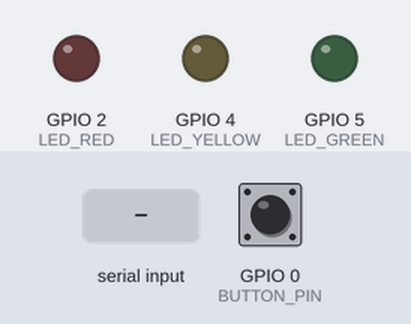
The sketch below on a simulated ESP32. On the bench: output pins drawn as LEDs (lit = HIGH). The inputs (shaded band) are chosen by the test bench; at power-on: GPIO 0 (BUTTON_PIN) HIGH. WiFi joins after 1.5 s; servers stay silent unless stated; random numbers use the default seed unless the sketch sets one; no MQTT or app messages arrive unless stated; what the sketch prints to the serial monitor is not drawn.

Above: at 2.7 s.
2.8 s: GPIO 0 (BUTTON_PIN) pulled LOW for 0.15 s
At 3.5 s:
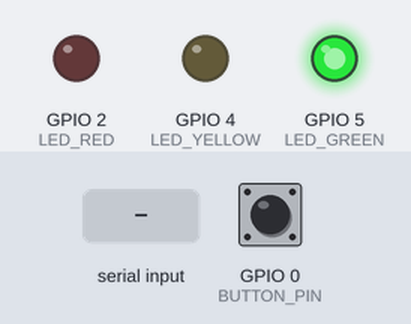
4.4 s: "red\n" received over Serial
At 4.8 s:
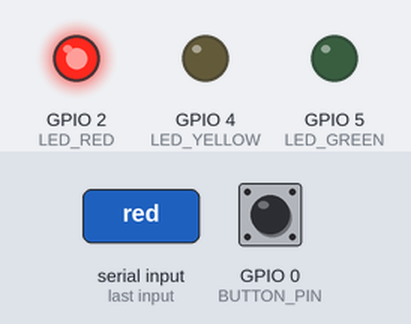
5.9 s: "yellow\n" received over Serial
At 6.7 s:
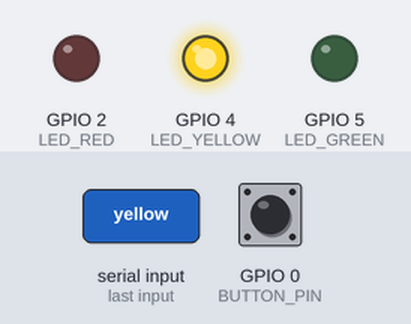
10.4 s: GPIO 0 (BUTTON_PIN) pulled LOW for 1 s
At 10.8 s:
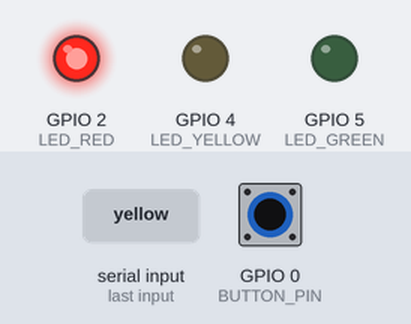
Timing chart, 0 to 13.4 s (numbered marks = the images above; inputs shaded):
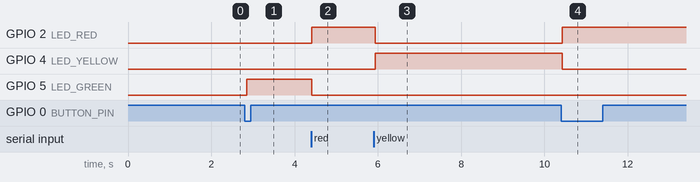

The sketch:

esp32_semaforo.ino
```cpp
#include <WiFi.h>
#include <PubSubClient.h>
#include <ArduinoJson.h>

// Configurações WiFi
const char* ssid = "SEU_WIFI_SSID";
const char* password = "SUA_SENHA_WIFI";

// Configurações MQTT
const char* mqtt_server = "broker.hivemq.com";
const int mqtt_port = 1883;
const char* mqtt_topic_command = "senai928/semaforo/comando";
const char* mqtt_topic_status = "senai928/semaforo/status";

// Pinos dos LEDs do semáforo
const int LED_RED = 2;
const int LED_YELLOW = 4;
const int LED_GREEN = 5;

// Pino do botão físico (opcional)
const int BUTTON_PIN = 0;

// Estados do semáforo
enum SemaphoreState {
  STATE_OFF,
  STATE_RED,
  STATE_YELLOW,
  STATE_GREEN,
  STATE_AUTOMATIC
};

// Variáveis globais
WiFiClient espClient;
PubSubClient client(espClient);
SemaphoreState currentState = STATE_OFF;
SemaphoreState previousState = STATE_OFF;
unsigned long lastAutoChange = 0;
unsigned long autoInterval = 3000; // 3 segundos para cada cor no modo automático
int autoStep = 0; // 0=Verde, 1=Amarelo, 2=Vermelho
bool buttonPressed = false;
unsigned long lastButtonPress = 0;

void setup() {
  Serial.begin(115200);

  // Configurar pinos
  pinMode(LED_RED, OUTPUT);
  pinMode(LED_YELLOW, OUTPUT);
  pinMode(LED_GREEN, OUTPUT);
  pinMode(BUTTON_PIN, INPUT_PULLUP);

  // Inicializar com todas as luzes apagadas
  updateLights();

  // Conectar WiFi
  setupWiFi();

  // Configurar MQTT
  client.setServer(mqtt_server, mqtt_port);
  client.setCallback(callback);

  Serial.println("Sistema inicializado!");
  Serial.println("Comandos disponíveis:");
  Serial.println("- red: Luz vermelha");
  Serial.println("- yellow: Luz amarela");
  Serial.println("- green: Luz verde");
  Serial.println("- automatic: Modo automático");
  Serial.println("- off: Desligar");
}

void loop() {
  // Manter conexão MQTT
  if (!client.connected()) {
    reconnectMQTT();
  }
  client.loop();

  // Verificar botão físico
  checkButton();

  // Processar modo automático
  if (currentState == STATE_AUTOMATIC) {
    handleAutomaticMode();
  }

  // Atualizar luzes se o estado mudou
  if (currentState != previousState) {
    updateLights();
    sendStatusUpdate();
    previousState = currentState;
  }

  delay(50);
}

void setupWiFi() {
  delay(10);
  Serial.println();
  Serial.print("Conectando ao WiFi: ");
  Serial.println(ssid);

  WiFi.begin(ssid, password);

  while (WiFi.status() != WL_CONNECTED) {
    delay(500);
    Serial.print(".");
  }

  Serial.println("");
  Serial.println("WiFi conectado!");
  Serial.print("Endereço IP: ");
  Serial.println(WiFi.localIP());
}

void reconnectMQTT() {
  while (!client.connected()) {
    Serial.print("Tentando conexão MQTT...");

    String clientId = "ESP32Client-";
    clientId += String(random(0xffff), HEX);

    if (client.connect(clientId.c_str())) {
      Serial.println("Conectado ao broker MQTT!");

      // Inscrever-se no tópico de comandos
      client.subscribe(mqtt_topic_command);
      Serial.print("Inscrito no tópico: ");
      Serial.println(mqtt_topic_command);

      // Enviar status inicial
      sendStatusUpdate();

    } else {
      Serial.print("Falha na conexão, rc=");
      Serial.print(client.state());
      Serial.println(" Tentando novamente em 5 segundos");
      delay(5000);
    }
  }
}

void callback(char* topic, byte* payload, unsigned int length) {
  Serial.print("Mensagem recebida [");
  Serial.print(topic);
  Serial.print("]: ");

  String message;
  for (int i = 0; i < length; i++) {
    message += (char)payload[i];
  }
  Serial.println(message);

  // Parse JSON
  DynamicJsonDocument doc(1024);
  deserializeJson(doc, message);

  String command = doc["command"];
  processCommand(command);
}

void processCommand(String command) {
  Serial.print("Processando comando: ");
  Serial.println(command);

  if (command == "red") {
    currentState = STATE_RED;
  } else if (command == "yellow") {
    currentState = STATE_YELLOW;
  } else if (command == "green") {
    currentState = STATE_GREEN;
  } else if (command == "automatic") {
    currentState = STATE_AUTOMATIC;
    autoStep = 0;
    lastAutoChange = millis();
  } else if (command == "off") {
    currentState = STATE_OFF;
  } else {
    Serial.println("Comando não reconhecido!");
  }
}

void handleAutomaticMode() {
  unsigned long currentTime = millis();

  if (currentTime - lastAutoChange >= autoInterval) {
    lastAutoChange = currentTime;

    switch (autoStep) {
      case 0: // Verde
        setLights(false, false, true);
        autoStep = 1;
        Serial.println("Automático: Verde");
        break;
      case 1: // Amarelo
        setLights(false, true, false);
        autoStep = 2;
        autoInterval = 1500; // Amarelo fica menos tempo
        Serial.println("Automático: Amarelo");
        break;
      case 2: // Vermelho
        setLights(true, false, false);
        autoStep = 0;
        autoInterval = 3000; // Volta ao tempo normal
        Serial.println("Automático: Vermelho");
        break;
    }
    sendStatusUpdate();
  }
}

void updateLights() {
  switch (currentState) {
    case STATE_OFF:
      setLights(false, false, false);
      Serial.println("Estado: Desligado");
      break;
    case STATE_RED:
      setLights(true, false, false);
      Serial.println("Estado: Vermelho");
      break;
    case STATE_YELLOW:
      setLights(false, true, false);
      Serial.println("Estado: Amarelo");
      break;
    case STATE_GREEN:
      setLights(false, false, true);
      Serial.println("Estado: Verde");
      break;
    case STATE_AUTOMATIC:
      Serial.println("Estado: Automático");
      // As luzes são controladas pela função handleAutomaticMode()
      break;
  }
}

void setLights(bool red, bool yellow, bool green) {
  digitalWrite(LED_RED, red ? HIGH : LOW);
  digitalWrite(LED_YELLOW, yellow ? HIGH : LOW);
  digitalWrite(LED_GREEN, green ? HIGH : LOW);
}

void sendStatusUpdate() {
  if (client.connected()) {
    DynamicJsonDocument doc(1024);

    doc["timestamp"] = millis();
    doc["source"] = "esp32";
    doc["state"] = getStateString(currentState);

    // Status das luzes
    JsonObject status = doc.createNestedObject("status");
    status["red"] = digitalRead(LED_RED);
    status["yellow"] = digitalRead(LED_YELLOW);
    status["green"] = digitalRead(LED_GREEN);

    // Informações adicionais
    doc["wifi_rssi"] = WiFi.RSSI();
    doc["free_heap"] = ESP.getFreeHeap();

    String payload;
    serializeJson(doc, payload);

    client.publish(mqtt_topic_status, payload.c_str());
    Serial.print("Status enviado: ");
    Serial.println(payload);
  }
}

String getStateString(SemaphoreState state) {
  switch (state) {
    case STATE_OFF: return "off";
    case STATE_RED: return "red";
    case STATE_YELLOW: return "yellow";
    case STATE_GREEN: return "green";
    case STATE_AUTOMATIC: return "automatic";
    default: return "unknown";
  }
}

void checkButton() {
  bool buttonState = digitalRead(BUTTON_PIN) == LOW;
  unsigned long currentTime = millis();

  if (buttonState && !buttonPressed && (currentTime - lastButtonPress > 500)) {
    buttonPressed = true;
    lastButtonPress = currentTime;

    // Ciclar entre os estados com o botão físico
    switch (currentState) {
      case STATE_OFF:
        currentState = STATE_GREEN;
        break;
      case STATE_GREEN:
        currentState = STATE_YELLOW;
        break;
      case STATE_YELLOW:
        currentState = STATE_RED;
        break;
      case STATE_RED:
        currentState = STATE_AUTOMATIC;
        break;
      case STATE_AUTOMATIC:
        currentState = STATE_OFF;
        break;
    }

    Serial.println("Botão pressionado - Estado alterado");
  } else if (!buttonState) {
    buttonPressed = false;
  }
}

// Função para debug via Serial
void serialEvent() {
  if (Serial.available()) {
    String command = Serial.readStringUntil('\n');
    command.trim();
    processCommand(command);
  }
}
```

Measured:
- after the input at 2.8 s, GPIO 5 (LED_GREEN): LOW → HIGH after 0.05 s
- after the input at 4.4 s, GPIO 2 (LED_RED): LOW → HIGH at once; GPIO 5 (LED_GREEN): HIGH → LOW at once
- after the input at 5.9 s, GPIO 2 (LED_RED): HIGH → LOW at once; GPIO 4 (LED_YELLOW): LOW → HIGH at once
- after the input at 10.4 s, GPIO 2 (LED_RED): LOW → HIGH at once; GPIO 4 (LED_YELLOW): HIGH → LOW at once
